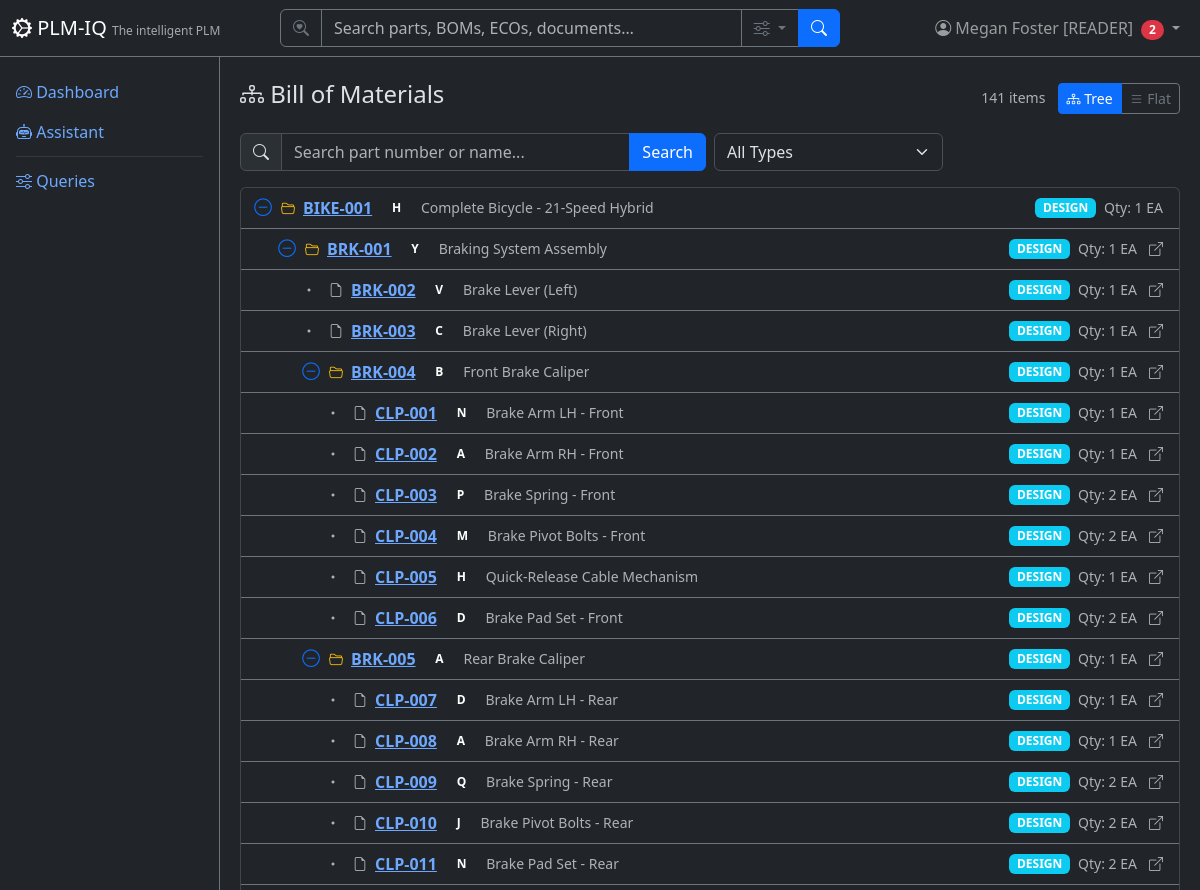
Page /bom (signed in, upper part) on the earlier database version.
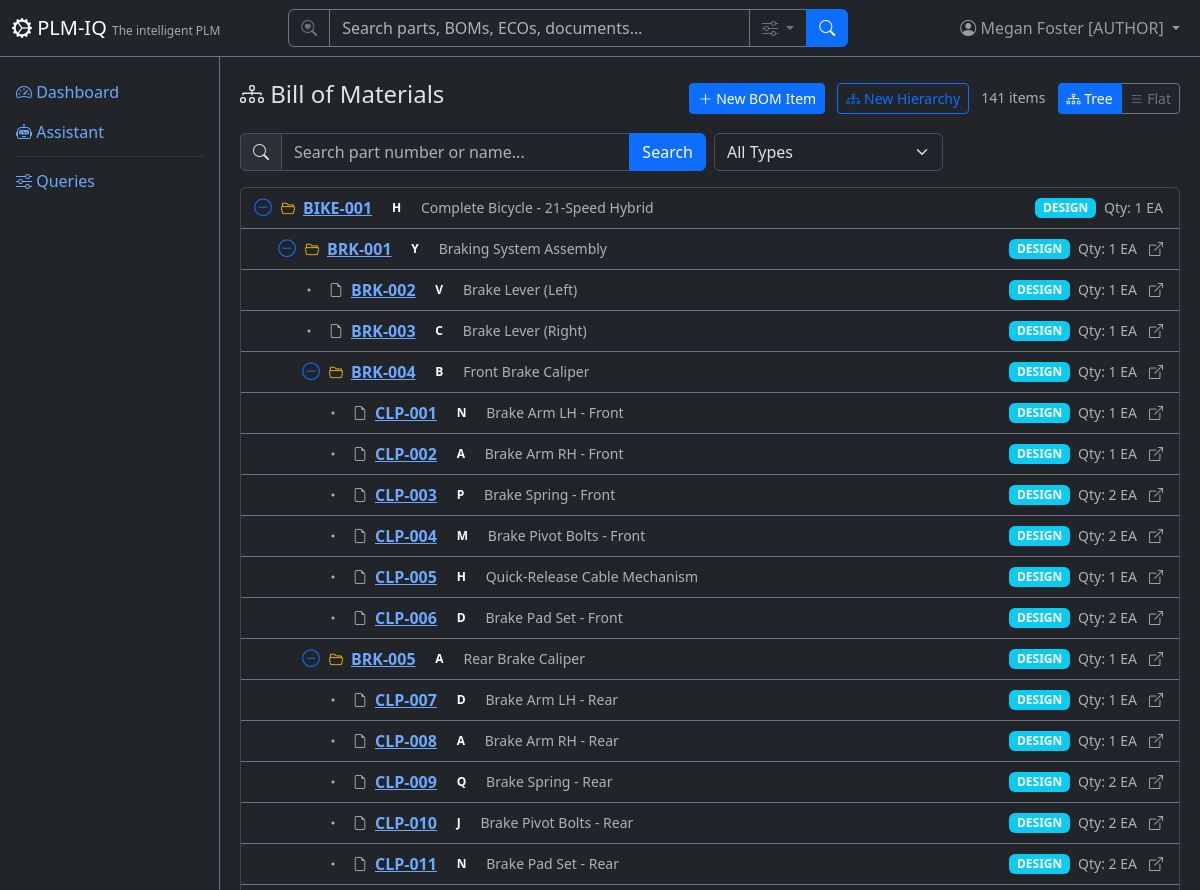
Same page on the later database version.
### app/models/tenant_user.py (models this page shows)
class User(Base):
    __tablename__ = "users"
    user_id = Column("user_id", Integer, primary_key=True, autoincrement=True)
    username = Column("username", String, unique=True, nullable=False)
    full_name = Column("full_name", String, nullable=False)
    email = Column("email", String)
    password_hash = Column("password_hash", String, nullable=False, default="")
    tenant_id = Column("tenant_id", Integer, ForeignKey("tenants.tenant_id"), nullable=False, default=1)
    is_active = Column("is_active", Boolean, default=True)
    created_date = Column("created_date", String)
    role = Column("role", String, default="reader")
    tenant = relationship("Tenant", back_populates="users")
    favorites = relationship("Favorite", back_populates="user")

### app/routers/bom.py (the view)
@router.get("", response_class=HTMLResponse)
def list_bom(
    request: Request,
    q: Optional[str] = Query(None, description="Search by part number or name"),
    bom_type: Optional[str] = Query(None, description="Filter by BOM type"),
    view: Optional[str] = Query("tree", description="View mode: tree or flat"),
    page: int = Query(1, ge=1),
    db: Session = Depends(get_db),
):
    user = require_user(request, db)
    ctx = auth_context(request, db)
    query = db.query(BomItem)
    if q:
        query = query.filter(
            or_(
                BomItem.part_number.ilike(f"%{q}%"),
                BomItem.part_name.ilike(f"%{q}%"),
            )
        )
    if bom_type:
        query = query.filter(BomItem.bom_type == bom_type)
    total = query.count()
    offset = (page - 1) * DEFAULT_PAGE_SIZE
    all_items = query.order_by(BomItem.level, BomItem.part_number).all()
    items = all_items[offset:offset + DEFAULT_PAGE_SIZE]
    tree = _build_tree(all_items)
    return HTMLResponse(content=render(
        "bom/list.html",
        **ctx,
        items=items,
        tree=tree,
        tree_total=len(all_items),
        page=page,
        total=total,
        pages=(total + DEFAULT_PAGE_SIZE - 1) // DEFAULT_PAGE_SIZE,
        q=q or "",
        bom_type_filter=bom_type or "",
        view_mode=view or "tree",
        bom_types=["DESIGN", "AS_BUILT", "AS_SHIPPED", "AS_MAINTAINED"],
    ))

### app/templates/bom/list.html (shortened to what the changed rows need)
{% extends "base.html" %}
{% block content %}
<div class="d-flex justify-content-between align-items-center mb-3">
    <div>
        {% if current_user and current_user.role == 'author' %}
        <a href="/bom/new" class="btn btn-sm btn-primary me-2"><i class="bi bi-plus-lg"></i> New BOM Item</a>
        <a href="/bom/hierarchy" class="btn btn-sm btn-outline-primary me-2"><i class="bi bi-diagram-3"></i> New Hierarchy</a>
        {% endif %}
        <span class="text-muted small me-2">{{ tree_total }} items</span>
        <div class="btn-group btn-group-sm">
            <a href="?view=tree{% if q %}&q={{ q }}{% endif %}{% if bom_type_filter %}&bom_type={{ bom_type_filter }}{% endif %}" class="btn btn-outline-primary {% if view_mode == 'tree' %}active{% endif %}">
            </a>
            <a href="?view=flat{% if q %}&q={{ q }}{% endif %}{% if bom_type_filter %}&bom_type={{ bom_type_filter }}{% endif %}" class="btn btn-outline-secondary {% if view_mode == 'flat' %}active{% endif %}">
            </a>
        </div>
    </div>
</div>
{% endblock %}

### app/templates/base.html (shortened to what this page needs)
<!DOCTYPE html>
<html lang="en" data-bs-theme="dark">
<head>
    <link href="https://cdn.jsdelivr.net/npm/bootstrap@5.3.3/dist/css/bootstrap.min.css" rel="stylesheet">
    <link href="https://cdn.jsdelivr.net/npm/bootstrap-icons@1.11.3/font/bootstrap-icons.css" rel="stylesheet">
</head>
<body>
    <nav class="navbar navbar-expand-md navbar-dark bg-dark fixed-top border-bottom border-secondary">
        <div class="container-fluid">
            <a class="navbar-brand" href="/">
                <i class="bi bi-gear-wide-connected"></i> PLM-IQ
                <small class="d-none d-md-inline">The intelligent PLM</small>
            </a>
            <div class="collapse navbar-collapse" id="navMenu">
                {% if current_user %}
                <form class="d-flex mx-auto my-2 my-md-0" role="search" action="/search" method="get" style="width: 100%; max-width: 560px;">
                    <div class="input-group">
                        <span class="input-group-text bg-dark border-secondary text-secondary"><i class="bi bi-search-heart"></i></span>
                        <input type="search" name="q" class="form-control bg-dark text-light border-secondary" placeholder="Search parts, BOMs, ECOs, documents…" aria-label="Search">
                        <button class="btn btn-outline-secondary dropdown-toggle" type="button" data-bs-toggle="dropdown" data-bs-auto-close="outside" title="Search options">
                            <i class="bi bi-sliders"></i>
                        </button>
                        <button class="btn btn-primary" type="submit"><i class="bi bi-search"></i></button>
                    </div>
                </form>
                {% endif %}
                <ul class="navbar-nav ms-auto align-items-center">
                    {% if current_user %}
                    <li class="nav-item dropdown">
                        <a class="nav-link dropdown-toggle position-relative" href="#" role="button" data-bs-toggle="dropdown" aria-label="Profile Menu" title="Profile Menu">
                            <i class="bi bi-person-circle"></i>
                            <span class="d-none d-md-inline">{{ current_user.full_name }} [{{ current_user.role|upper if current_user.role else 'SUPERUSER' }}]</span>
                            {% if unread_count|default(0) > 0 %}<span class="badge bg-danger rounded-pill ms-1">{{ unread_count }}</span>{% endif %}
                        </a>
                    </li>
                    {% else %}
                    <li class="nav-item">
                        <a class="nav-link" href="/login"><i class="bi bi-box-arrow-in-right"></i> Sign In</a>
                    </li>
                    {% endif %}
                </ul>
            </div>
        </div>
    </nav>
    <div class="sidebar bg-dark border-end border-secondary pt-3">
        <ul class="nav nav-pills flex-column">
            <li class="nav-item">
                <a class="nav-link" href="/"><i class="bi bi-speedometer2"></i> Dashboard</a>
            </li>
            <li class="nav-item">
                <a class="nav-link" href="/assistant"><i class="bi bi-robot"></i> Assistant</a>
            </li>
            <li class="nav-item">
                <hr class="nav-divider my-1 mx-3 border-secondary">
            </li>
            <li class="nav-item">
                <a class="nav-link" href="/queries"><i class="bi bi-sliders"></i> Queries</a>
            </li>
        </ul>
    </div>
    <div class="main-content">
        {% block content %}{% endblock %}
    </div>
</body>
</html>

Differences in the rows shown:
changed User "Megan Foster": role "READER" → "AUTHOR"
Other differences:
{{ unread_count }}: "2" → (not shown)
text now shown: "New BOM Item New Hierarchy"
